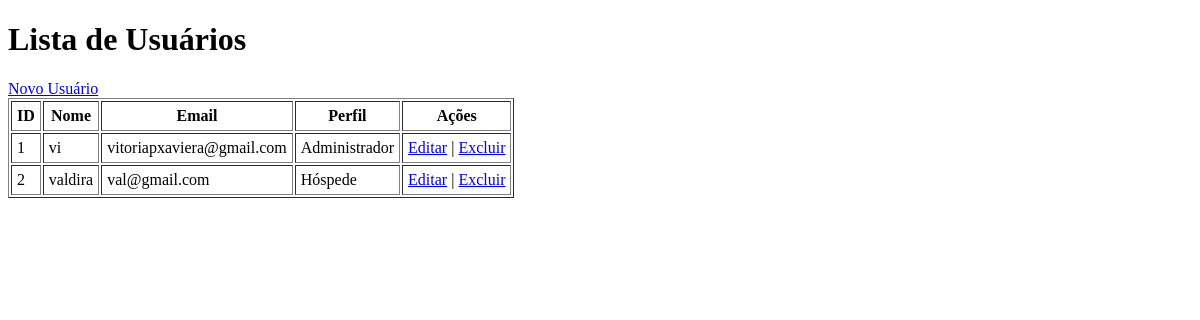
The page /usuarios on the database as committed earlier.
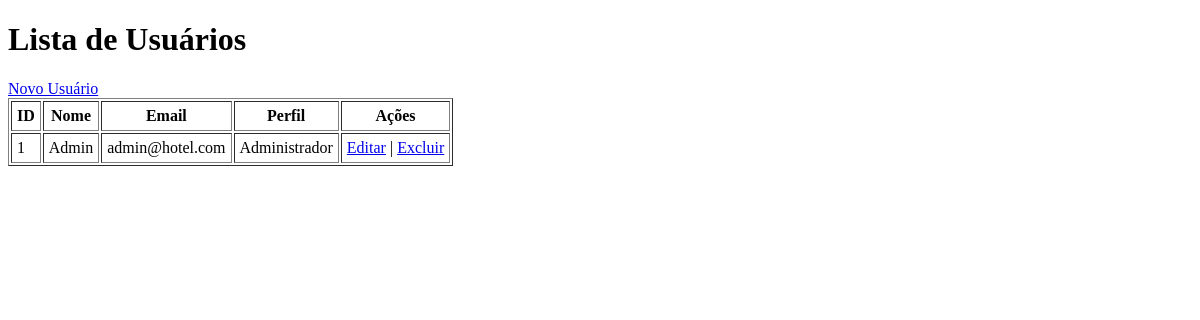
The same page on the database as committed later.
### models/models.py (models this page shows)
class Usuario(db.Model):
    __tablename__ = 'usuarios'
    id = db.Column(db.Integer, primary_key=True)
    nome_completo = db.Column(db.String(150), nullable=False)
    email = db.Column(db.String(120), unique=True, nullable=False)
    senha_hash = db.Column(db.String(200), nullable=False)
    perfil_id = db.Column(db.Integer, db.ForeignKey('perfis.id'), nullable=False)

class Perfil(db.Model):
    __tablename__ = 'perfis'
    id = db.Column(db.Integer, primary_key=True)
    nome_perfil = db.Column(db.String(50), unique=True, nullable=False)
    usuarios = db.relationship('Usuario', backref='perfil', lazy=True)

### controllers/controller.py (the view)
@main.route('/usuarios')
def listar_usuarios():
    usuarios = Usuario.query.all()
    return render_template('usuarios/listar.html', usuarios=usuarios)

### templates/usuarios/listar.html (shortened to what this page needs)
<!DOCTYPE html>
<html lang="pt-br">
<head>
</head>
<body>
    <h1>Lista de Usuários</h1>
    <a href="{{ url_for('main.novo_usuario') }}">Novo Usuário</a>
    <table border="1" cellpadding="5">
        <tr>
            <th>ID</th>
            <th>Nome</th>
            <th>Email</th>
            <th>Perfil</th>
            <th>Ações</th>
        </tr>
        {% for u in usuarios %}
        <tr>
            <td>{{ u.id }}</td>
            <td>{{ u.nome_completo }}</td>
            <td>{{ u.email }}</td>
            <td>{{ u.perfil.nome_perfil }}</td>
            <td>
                <a href="{{ url_for('main.editar_usuario', id=u.id) }}">Editar</a> |
                <a href="{{ url_for('main.excluir_usuario', id=u.id) }}" onclick="return confirm('Excluir este usuário?')">Excluir</a>
            </td>
        </tr>
        {% endfor %}
    </table>
</body>
</html>

Rows that differ between the two databases and show on the page:
removed Usuario: id "2", nome_completo "valdira", email "val@gmail.com", perfil.nome_perfil "Hóspede"
changed Usuario "Administrador": nome_completo "vi" → "Admin"; email "vitoriapxaviera@gmail.com" → "admin@hotel.com"
